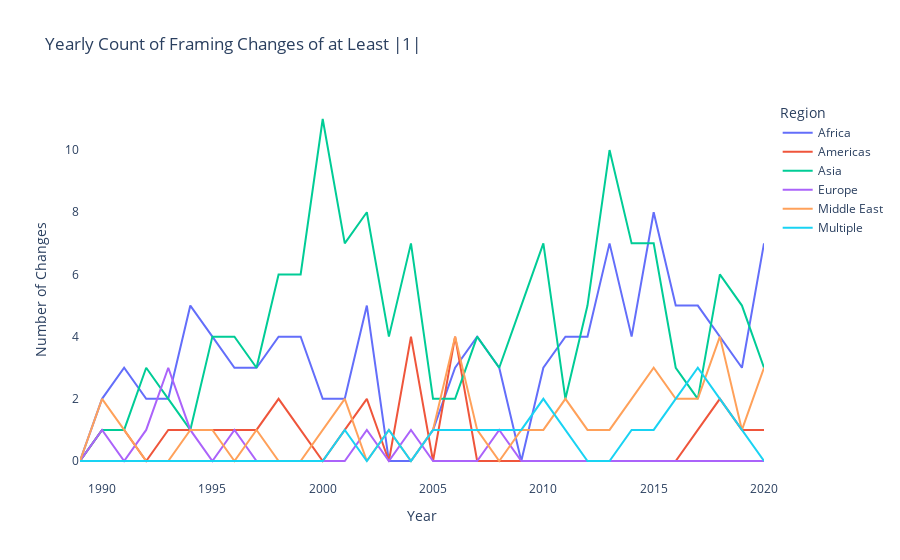

Source (notebook cell):
### Markdown cell above
## Frequency of changes by region:

(Mouse over the plot for the yearly tally)

### Code cell
region_sums = group_years.groupby(["year", "region"])['delta1'].apply(lambda x:
                                                       (x == 1).sum()).reset_index(name='year_total')
fig_rs = px.line(region_sums, x = "year", y="year_total", color="region", 
                 title="Yearly Count of Framing Changes of at Least |1|",
                labels={"year_total": "Number of Changes",
                        "year": "Year", 
                       "region": "Region"})

fig_rs.update_layout(plot_bgcolor='white')
fig_rs.show()

### Figure 1 — Plotly figure (JSON) as saved in the notebook; plotly's stock layout.template omitted (floating-point values rounded to 4 significant figures)
{"data": [{"hovertemplate": "Region=Africa<br>Year=%{x}<br>Number of Changes=%{y}<extra></extra>", "legendgroup": "Africa", "line": {"color": "#636efa", "dash": "solid"}, "marker": {"symbol": "circle"}, "mode": "lines", "name": "Africa", "orientation": "v", "showlegend": true, "type": "scatter", "x": [1989, 1990, 1991, 1992, 1993, 1994, 1995, 1996, 1997, 1998, 1999, 2000, 2001, 2002, 2003, 2004, 2005, 2006, 2007, 2008, 2009, 2010, 2011, 2012, 2013, 2014, 2015, 2016, 2017, 2018, 2019, 2020], "xaxis": "x", "y": [0, 2, 3, 2, 2, 5, 4, 3, 3, 4, 4, 2, 2, 5, 0, 0, 1, 3, 4, 3, 0, 3, 4, 4, 7, 4, 8, 5, 5, 4, 3, 7], "yaxis": "y"}, {"hovertemplate": "Region=Americas<br>Year=%{x}<br>Number of Changes=%{y}<extra></extra>", "legendgroup": "Americas", "line": {"color": "#EF553B", "dash": "solid"}, "marker": {"symbol": "circle"}, "mode": "lines", "name": "Americas", "orientation": "v", "showlegend": true, "type": "scatter", "x": [1989, 1990, 1991, 1992, 1993, 1994, 1995, 1996, 1997, 1998, 1999, 2000, 2001, 2002, 2003, 2004, 2005, 2006, 2007, 2008, 2009, 2010, 2011, 2012, 2013, 2014, 2015, 2016, 2017, 2018, 2019, 2020], "xaxis": "x", "y": [0, 1, 1, 0, 1, 1, 1, 1, 1, 2, 1, 0, 1, 2, 0, 4, 0, 4, 0, 0, 0, 0, 0, 0, 0, 0, 0, 0, 1, 2, 1, 1], "yaxis": "y"}, {"hovertemplate": "Region=Asia<br>Year=%{x}<br>Number of Changes=%{y}<extra></extra>", "legendgroup": "Asia", "line": {"color": "#00cc96", "dash": "solid"}, "marker": {"symbol": "circle"}, "mode": "lines", "name": "Asia", "orientation": "v", "showlegend": true, "type": "scatter", "x": [1989, 1990, 1991, 1992, 1993, 1994, 1995, 1996, 1997, 1998, 1999, 2000, 2001, 2002, 2003, 2004, 2005, 2006, 2007, 2008, 2009, 2010, 2011, 2012, 2013, 2014, 2015, 2016, 2017, 2018, 2019, 2020], "xaxis": "x", "y": [0, 1, 1, 3, 2, 1, 4, 4, 3, 6, 6, 11, 7, 8, 4, 7, 2, 2, 4, 3, 5, 7, 2, 5, 10, 7, 7, 3, 2, 6, 5, 3], "yaxis": "y"}, {"hovertemplate": "Region=Europe<br>Year=%{x}<br>Number of Changes=%{y}<extra></extra>", "legendgroup": "Europe", "line": {"color": "#ab63fa", "dash": "solid"}, "marker": {"symbol": "circle"}, "mode": "lines", "name": "Europe", "orientation": "v", "showlegend": true, "type": "scatter", "x": [1989, 1990, 1991, 1992, 1993, 1994, 1995, 1996, 1997, 1998, 1999, 2000, 2001, 2002, 2003, 2004, 2005, 2006, 2007, 2008, 2009, 2010, 2011, 2012, 2013, 2014, 2015, 2016, 2017, 2018, 2019, 2020], "xaxis": "x", "y": [0, 1, 0, 1, 3, 1, 0, 1, 0, 0, 0, 0, 0, 1, 0, 1, 0, 0, 0, 1, 0, 0, 0, 0, 0, 0, 0, 0, 0, 0, 0, 0], "yaxis": "y"}, {"hovertemplate": "Region=Middle East<br>Year=%{x}<br>Number of Changes=%{y}<extra></extra>", "legendgroup": "Middle East", "line": {"color": "#FFA15A", "dash": "solid"}, "marker": {"symbol": "circle"}, "mode": "lines", "name": "Middle East", "orientation": "v", "showlegend": true, "type": "scatter", "x": [1989, 1990, 1991, 1992, 1993, 1994, 1995, 1996, 1997, 1998, 1999, 2000, 2001, 2002, 2003, 2004, 2005, 2006, 2007, 2008, 2009, 2010, 2011, 2012, 2013, 2014, 2015, 2016, 2017, 2018, 2019, 2020], "xaxis": "x", "y": [0, 2, 1, 0, 0, 1, 1, 0, 1, 0, 0, 1, 2, 0, 1, 0, 1, 4, 1, 0, 1, 1, 2, 1, 1, 2, 3, 2, 2, 4, 1, 3], "yaxis": "y"}, {"hovertemplate": "Region=Multiple<br>Year=%{x}<br>Number of Changes=%{y}<extra></extra>", "legendgroup": "Multiple", "line": {"color": "#19d3f3", "dash": "solid"}, "marker": {"symbol": "circle"}, "mode": "lines", "name": "Multiple", "orientation": "v", "showlegend": true, "type": "scatter", "x": [1989, 1990, 1991, 1992, 1993, 1994, 1995, 1996, 1997, 1998, 1999, 2000, 2001, 2002, 2003, 2004, 2005, 2006, 2007, 2008, 2009, 2010, 2011, 2012, 2013, 2014, 2015, 2016, 2017, 2018, 2019, 2020], "xaxis": "x", "y": [0, 0, 0, 0, 0, 0, 0, 0, 0, 0, 0, 0, 1, 0, 1, 0, 1, 1, 1, 1, 1, 2, 1, 0, 0, 1, 1, 2, 3, 2, 1, 0], "yaxis": "y"}], "layout": {"legend": {"title": {"text": "Region"}, "tracegroupgap": 0}, "plot_bgcolor": "white", "title": {"text": "Yearly Count of Framing Changes of at Least |1|"}, "xaxis": {"anchor": "y", "domain": [0, 1], "title": {"text": "Year"}}, "yaxis": {"anchor": "x", "domain": [0, 1], "title": {"text": "Number of Changes"}}}}
